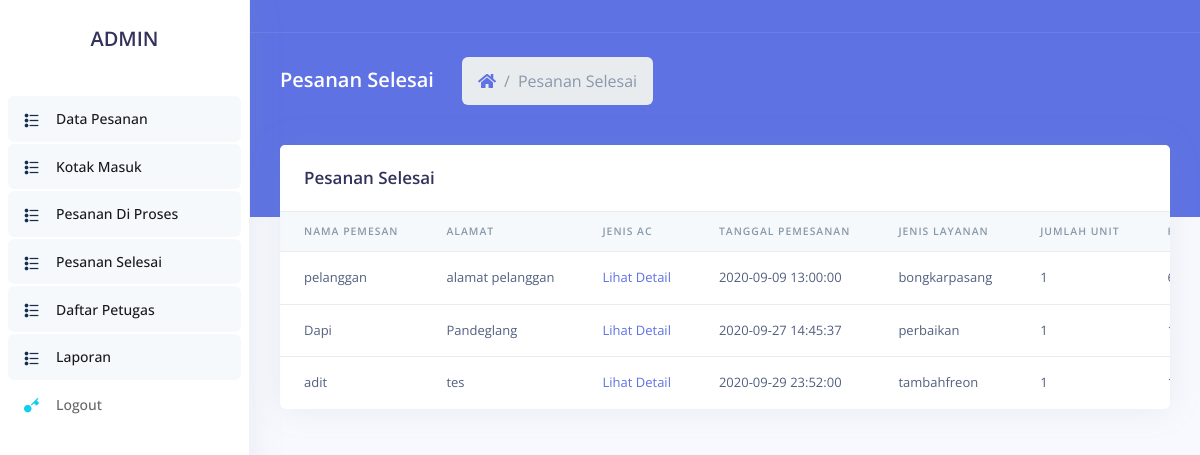
/admin/pesananSelesai.php, run on the app's committed database.
### tables this page shows
CREATE TABLE `task` (
  `id` int(10) NOT NULL,
  `nm_pemesan` varchar(200) NOT NULL,
  `alamat` varchar(200) NOT NULL,
  `telp` varchar(12) NOT NULL,
  `jenis_ac` varchar(50) NOT NULL,
  `tgl_pesan` datetime NOT NULL,
  `keterangan` varchar(200) NOT NULL,
  `user_pelangan` varchar(100) NOT NULL,
  `jenis_layanan` varchar(100) NOT NULL,
  `petugas` varchar(100) NOT NULL,
  `harga` decimal(10,0) NOT NULL,
  `status` varchar(10) NOT NULL,
  `tgl_proses` datetime NOT NULL,
  `deskripsi_proses` varchar(100) NOT NULL,
  `bukti_tf` varchar(225) NOT NULL,
  `jm_unit` varchar(20) NOT NULL,
  `jenis_pembayaran` varchar(50) NOT NULL
);

CREATE TABLE `layanan` (
  `id` int(20) NOT NULL,
  `jenisLayanan` varchar(100) NOT NULL,
  `keterangan` varchar(100) NOT NULL
);

### admin/pesananSelesai.php (the view, shortened to what this page needs)
<!DOCTYPE html>
<html>
<head>
  <link rel="stylesheet" href="../assetsAdmin/vendor/nucleo/css/nucleo.css" type="text/css">
  <link rel="stylesheet" href="../assetsAdmin/vendor/@fortawesome/fontawesome-free/css/all.min.css" type="text/css">
  <link rel="stylesheet" href="../assetsAdmin/css/argon.css?v=1.2.0" type="text/css">
</head>
<body>
  <nav class="sidenav navbar navbar-vertical  fixed-left  navbar-expand-xs navbar-light bg-white" id="sidenav-main">
    <div class="scrollbar-inner">
      <div class="sidenav-header  align-items-center">
        <a class="navbar-brand" href="javascript:void(0)">
          <h2>ADMIN</h2>
        </a>
      </div>
      <div class="navbar-inner">
        <div class="collapse navbar-collapse" id="sidenav-collapse-main">
          <ul class="navbar-nav">
            <li class="nav-item">
              <a class="nav-link active" href="dataPesanan.php">
                <i class="ni ni-bullet-list-67 text-default"></i>
                <span class="nav-link-text">Data Pesanan</span>
              </a>
            </li>
            <li class="nav-item">
              <a class="nav-link active" href="kotakmasuk.php">
                <i class="ni ni-bullet-list-67 text-default"></i>
                <span class="nav-link-text">Kotak Masuk</span>
              </a>
            </li>
            <li class="nav-item">
              <a class="nav-link active" href="pesananDiproses.php">
                <i class="ni ni-bullet-list-67 text-default"></i>
                <span class="nav-link-text">Pesanan Di Proses</span>
              </a>
            </li>
            <li class="nav-item">
              <a class="nav-link active" href="pesananSelesai.php">
                <i class="ni ni-bullet-list-67 text-default"></i>
                <span class="nav-link-text">Pesanan Selesai</span>
              </a>
            </li>
            <li class="nav-item">
              <a class="nav-link active" href="daftarPetugas.php">
                <i class="ni ni-bullet-list-67 text-default"></i>
                <span class="nav-link-text">Daftar Petugas</span>
              </a>
            </li>
            <li class="nav-item">
              <a class="nav-link active" href="laporan1.php">
                <i class="ni ni-bullet-list-67 text-default"></i>
                <span class="nav-link-text">Laporan</span>
              </a>
            </li>
            <li class="nav-item">
              <a class="nav-link" href="logout.php">
                <i class="ni ni-key-25 text-info"></i>
                <span class="nav-link-text">Logout</span>
              </a>
            </li>
          </ul>
        </div>
      </div>
    </div>
  </nav>
  <div class="main-content" id="panel">
    <nav class="navbar navbar-top navbar-expand navbar-dark bg-primary border-bottom">
    </nav>
   <div class="header bg-primary pb-6">
      <div class="container-fluid">
        <div class="header-body">
          <div class="row align-items-center py-4">
            <div class="col-lg-6 col-7">
              <h6 class="h2 text-white d-inline-block mb-0">Pesanan Selesai</h6>
              <nav aria-label="breadcrumb" class="d-none d-md-inline-block ml-md-4">
                <ol class="breadcrumb breadcrumb-links breadcrumb-dark">
                  <li class="breadcrumb-item"><a href="#"><i class="fas fa-home"></i></a></li>
                  <li class="breadcrumb-item active" aria-current="page">Pesanan Selesai</li>
                </ol>
              </nav>
            </div>
          </div>
        </div>
      </div>
    </div>
    <div class="container-fluid mt--6">
      <div class="row">
        <div class="col">
          <div class="card">
            <div class="card-header border-0">
              <h3 class="mb-0">Pesanan Selesai</h3>
            </div>
            <div class="table-responsive">
              <table class="table align-items-center table-flush">
                <thead class="thead-light">
                  <tr>
                    <th scope="col" class="sort" >Nama Pemesan</th>
                    <th scope="col" class="sort" >Alamat</th>
                    <th scope="col" class="sort" >Jenis AC</th>
                    <th scope="col" class="sort" >Tanggal Pemesanan</th>
                    <th scope="col" class="sort" >Jenis Layanan</th>
                    <th scope="col" class="sort" >Jumlah Unit</th>
                    <th scope="col" class="sort" >Harga</th>
                  </tr>
                </thead>
                <tbody class="list">
                  <?php
                    require_once "../koneksi.php";
                    $sql = "SELECT t.*,ja.deskripsi, l.keterangan,l.jenisLayanan as layanan,t.id as tasksid,s.keterangan as status_code FROM `task` t left JOIN `jenis_ac` ja on t.jenis_ac = ja.id
                            INNER JOIN layanan l on t.jenis_layanan = l.jenisLayanan INNER JOIN `status` s on t.status = s.status
                           WHERE t.`status` = 5";
                    $query = mysqli_query($con, $sql) or die("Gagal". mysqli_error($con));
                    while($tampil = mysqli_fetch_array($query)){
                  ?>
                  <tr>
                    <td><?php echo $tampil['nm_pemesan']; ?></td>
                    <td><?php echo $tampil['alamat']; ?></td>
                    <?php $des = $tampil['jenis_ac'] ; if( $des != "MIXED"){ ?>
                        <td><?php echo $tampil['deskripsi']; ?></td>
                      <?php }else {?>
                        <td><a href="../lihatdetailNew.php?id=<?php echo $tampil['id'];?>" class="genric-btn success radius">Lihat Detail</a></td>
                      <?php }?>
                    <td><?php echo $tampil['tgl_pesan']; ?></td>
                    <td><?php echo $tampil['layanan']; ?></td>
                    <td><?php echo $tampil['jm_unit']; ?></td>
                    <?php
                      require_once "../koneksi.php";
                      $tasksid = $tampil['tasksid'];
                      $sum = "SELECT sum(`harga`) as harga FROM `detil_ac` where `tasks_id` = '$tasksid' ";
                      $query2 = mysqli_query($con, $sum) or die("Gagal". mysqli_error($con));
                      $show = mysqli_fetch_array($query2);
                      $sum1 = "SELECT sum(`harga`) as harga1 FROM `detil_transaksi` where `tasks_id` = '$tasksid' ";
                      $query3 = mysqli_query($con, $sum1) or die("Gagal". mysqli_error($con));
                      $show1 = mysqli_fetch_array($query3);
                      $harga1 = $show['harga'];
                      $harga2 = $show1['harga1'];
                      $total = $show['harga'] + $show1['harga1'];
                      if( $harga1 > 0 || $harga2 > 0){
                    ?>
                      <td><?php echo $total; ?></td>
                    <?php } else {?>
                      <td><?php echo $tampil['harga']; ?></td>
                    <?php } ?>
                  </tr>
                  <?php }?>
                </tbody>
              </table>
  </div>
</body>
</html>

### data on the page
task: nm_pemesan "pelanggan", alamat "alamat pelanggan", tgl_pesan "2020-09-09 13:00:00", layanan.jenisLayanan "bongkarpasang", jm_unit "1"
task: nm_pemesan "Dapi", alamat "Pandeglang", tgl_pesan "2020-09-27 14:45:37", layanan.jenisLayanan "perbaikan", jm_unit "1"
task: nm_pemesan "adit", alamat "tes", tgl_pesan "2020-09-29 23:52:00", layanan.jenisLayanan "tambahfreon", jm_unit "1"
